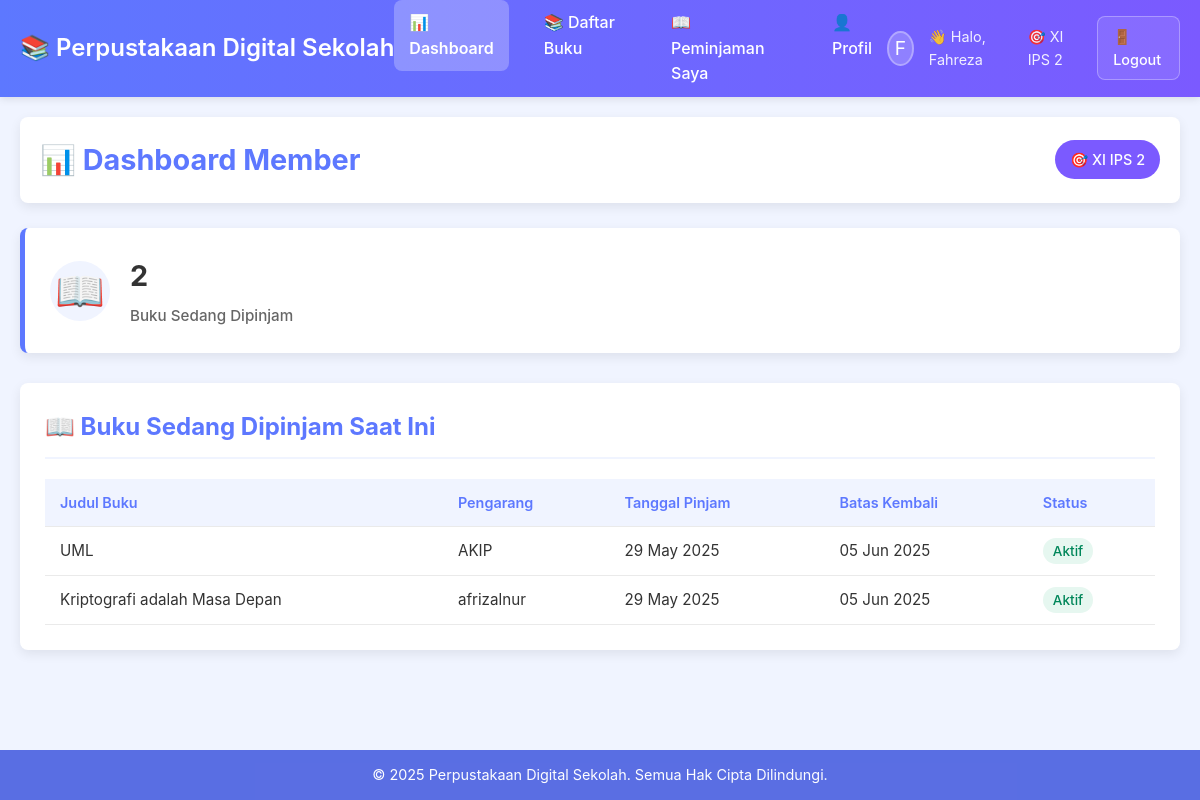
Screenshot of /member/dashboard (signed in) with the database file from the repository.
### app.py (models this page shows, shortened)
class User(UserMixin, db.Model):
    id = db.Column(db.Integer, primary_key=True)
    username = db.Column(db.String(80), unique=True, nullable=False)
    email = db.Column(db.String(120), unique=True, nullable=False)
    password_hash = db.Column(db.String(120), nullable=False)
    role = db.Column(db.String(20), nullable=False, default='member')  # 'admin' or 'member'
    nama_lengkap = db.Column(db.String(100), nullable=False)
    kelas = db.Column(db.String(20))  # untuk member
    profile_photo = db.Column(db.String(200))  # path to profile photo
    created_at = db.Column(db.DateTime, default=datetime.utcnow)

class Peminjaman(db.Model):
    id = db.Column(db.Integer, primary_key=True)
    user_id = db.Column(db.Integer, db.ForeignKey('user.id'), nullable=False)
    buku_id = db.Column(db.Integer, db.ForeignKey('buku.id'), nullable=False)
    tanggal_pinjam = db.Column(db.DateTime, default=datetime.utcnow)
    tanggal_kembali_rencana = db.Column(db.DateTime, nullable=False)
    tanggal_kembali_aktual = db.Column(db.DateTime)
    status = db.Column(db.String(20), default='dipinjam')  # 'dipinjam', 'dikembalikan'
    denda = db.Column(db.Integer, default=0)
    user = db.relationship('User', backref='peminjaman')
    buku = db.relationship('Buku', backref='peminjaman')

class Buku(db.Model):
    id = db.Column(db.Integer, primary_key=True)
    judul = db.Column(db.String(200), nullable=False)
    pengarang = db.Column(db.String(100), nullable=False)
    penerbit = db.Column(db.String(100))
    tahun_terbit = db.Column(db.Integer)
    isbn = db.Column(db.String(20), unique=True)
    kategori = db.Column(db.String(50))
    stok = db.Column(db.Integer, default=1)
    deskripsi = db.Column(db.Text)
    gambar = db.Column(db.String(200))  # path to book cover image
    created_at = db.Column(db.DateTime, default=datetime.utcnow)

### app.py (the view)
@app.route('/member/dashboard')
@login_required
def member_dashboard():
    if current_user.role != 'member':
        flash('Akses ditolak!')
        return redirect(url_for('index'))
    peminjaman_aktif = Peminjaman.query.filter_by(user_id=current_user.id, status='dipinjam').all()
    today = datetime.now().date()
    due_soon_date = today + timedelta(days=2)
    due_soon_count = Peminjaman.query.filter(
        Peminjaman.user_id == current_user.id,
        Peminjaman.status == 'dipinjam',
        Peminjaman.tanggal_kembali_rencana.between(today, due_soon_date)
    ).count()
    total_denda = db.session.query(db.func.sum(Peminjaman.denda)).filter_by(
        user_id=current_user.id
    ).scalar() or 0
    recent_books = Buku.query.filter(Buku.stok > 0).order_by(Buku.created_at.desc()).limit(6).all()
    return render_template('member/dashboard.html',
                         peminjaman_aktif=peminjaman_aktif,
                         recent_books=recent_books,
                         today=today,
                         due_soon_count=due_soon_count,
                         total_denda=total_denda)

### app.py (called while the page is built)
@login_manager.user_loader
def load_user(user_id):
    return User.query.get(int(user_id))

@app.context_processor
def inject_kelas_options():
    return dict(KELAS_OPTIONS=KELAS_OPTIONS)

### templates/member/dashboard.html (shortened to what this page needs)
{% extends "member/base.html" %}
{% block content %}
<div class="dashboard-header-member">
    <h1>📊 Dashboard Member</h1>
    <span class="member-class-badge">🎯 {{ current_user.kelas }}</span>
</div>
<div class="stats-grid-member">
    <div class="stat-card-member">
        <div class="stat-icon-member">📖</div>
        <div class="stat-info-member">
            <h3>{{ peminjaman_aktif|length }}</h3>
            <p>Buku Sedang Dipinjam</p>
        </div>
    </div>
</div>
<div class="dashboard-section current-loans-section">
    <h2>📖 Buku Sedang Dipinjam Saat Ini</h2>
    {% if peminjaman_aktif %}
    <div style="overflow-x: auto;">
        <table class="loans-table-member">
            <thead>
                <tr>
                    <th>Judul Buku</th>
                    <th>Pengarang</th>
                    <th>Tanggal Pinjam</th>
                    <th>Batas Kembali</th>
                    <th>Status</th>
                </tr>
            </thead>            <tbody>
                {% for pinjam in peminjaman_aktif %}
                <tr>
                    <td data-label="Judul Buku">{{ pinjam.buku.judul }}</td>
                    <td data-label="Pengarang">{{ pinjam.buku.pengarang }}</td>
                    <td data-label="Tanggal Pinjam">{{ pinjam.tanggal_pinjam.strftime('%d %b %Y') }}</td>
                    <td data-label="Batas Kembali">{{ pinjam.tanggal_kembali_rencana.strftime('%d %b %Y') }}</td>
                    <td data-label="Status">
                        {% if pinjam.tanggal_kembali_rencana.date() < today %}
                            <span class="status-badge-member late">Terlambat</span>
                        {% else %}
                            <span class="status-badge-member active">Aktif</span>
                        {% endif %}
                    </td>
                </tr>
                {% endfor %}
            </tbody>
        </table>
    </div>
    {% else %}
    <div class="no-data-message">
        <div class="icon">📚</div>
        <p>Anda tidak memiliki buku yang sedang dipinjam.</p>
        <a href="{{ url_for('member_books') }}" class="btn-member">Cari Buku Sekarang</a>
    </div>
    {% endif %}
</div>
{% endblock %}

### templates/member/includes/header.html (shortened to what this page needs)
<header class="main-header-member">
    <div class="header-logo-member">
        <a href="{{ url_for('member_dashboard') }}">📚 Perpustakaan Digital Sekolah</a>
    </div>
    <nav class="header-nav-member">
        <ul>
            <li><a href="{{ url_for('member_dashboard') }}" class="{% if request.endpoint == 'member_dashboard' %}active{% endif %}">📊 Dashboard</a></li>
            <li><a href="{{ url_for('member_books') }}" class="{% if request.endpoint in ['member_books', 'member_book_detail'] %}active{% endif %}">📚 Daftar Buku</a></li>
            <li><a href="{{ url_for('member_loans') }}" class="{% if request.endpoint == 'member_loans' %}active{% endif %}">📖 Peminjaman Saya</a></li>
            <li><a href="{{ url_for('member_profile') }}" class="{% if request.endpoint == 'member_profile' %}active{% endif %}">👤 Profil</a></li>
        </ul>
    </nav>    <div class="header-user-info-member">
        <div class="header-profile-photo">
            {% if current_user.profile_photo %}
                <img src="{{ url_for('static', filename=current_user.profile_photo) }}" alt="Profile Photo">
            {% else %}
                {{ current_user.nama_lengkap[0].upper() }}
            {% endif %}
        </div>
        <span>👋 Halo, {{ current_user.nama_lengkap }}</span>
        <span>🎯 {{ current_user.kelas }}</span>
        <a href="{{ url_for('logout') }}" class="logout-btn-member">🚪 Logout</a>
    </div>
</header>

### templates/member/base.html (style rules this page uses)
:root { --primary-blue: #5D78FF; --primary-blue-dark: #4A60E0; --primary-purple: #7B5AFF; --light-blue-bg: #F0F4FF; --white-bg: #FFFFFF; --card-shadow: 0 4px 12px rgba(0, 0, 0, 0.08); --border-radius-md: 8px; --text-dark: #333333; --text-light: #666666; --text-on-primary: #FFFFFF; --font-family-main: -apple-system, BlinkMacSystemFont, 'Segoe UI', Roboto, Helvetica, Arial, sans-serif; }
*, *::before, *::after { box-sizing: border-box; margin: 0; padding: 0; }
body { font-family: var(--font-family-main); background-color: var(--light-blue-bg); color: var(--text-dark); line-height: 1.6; display: flex; flex-direction: column; min-height: 100vh; }
a { text-decoration: none; color: var(--primary-blue); }
html { scroll-behavior: smooth; }
body { overflow-x: hidden; }

### templates/member/dashboard.html (style rules this page uses)
.dashboard-header-member { display: flex; justify-content: space-between; align-items: center; margin-bottom: 25px; background-color: var(--white-bg); padding: 20px; border-radius: var(--border-radius-md); box-shadow: var(--card-shadow); flex-wrap: wrap; gap: 15px; }
.dashboard-header-member h1 { color: var(--primary-blue); font-size: 1.8rem; margin: 0; }
.member-class-badge { background-color: var(--primary-purple); color: var(--text-on-primary); padding: 8px 15px; border-radius: 20px; font-size: 0.9rem; font-weight: 500; white-space: nowrap; }
.stats-grid-member { display: grid; grid-template-columns: repeat(auto-fit, minmax(280px, 1fr)); gap: 20px; margin-bottom: 30px; }
.stat-card-member { background-color: var(--white-bg); padding: 25px; border-radius: var(--border-radius-md); box-shadow: var(--card-shadow); display: flex; align-items: center; gap: 20px; border-left: 5px solid var(--primary-blue); transition: transform 0.3s ease, box-shadow 0.3s ease; }
.stat-icon-member { font-size: 2.5rem; color: var(--primary-blue); background-color: var(--light-blue-bg); width: 60px; height: 60px; border-radius: 50%; display: flex; align-items: center; justify-content: center; flex-shrink: 0; }
.stat-info-member h3 { font-size: 1.8rem; margin: 0 0 5px 0; color: var(--text-dark); font-weight: 700; }
.stat-info-member p { font-size: 0.95rem; color: var(--text-light); margin: 0; font-weight: 500; }
.dashboard-section { background-color: var(--white-bg); padding: 25px; border-radius: var(--border-radius-md); box-shadow: var(--card-shadow); margin-bottom: 30px; }
.dashboard-section h2 { font-size: 1.5rem; color: var(--primary-blue); margin-bottom: 20px; padding-bottom: 10px; border-bottom: 2px solid var(--light-blue-bg); display: flex; align-items: center; gap: 10px; }
.loans-table-member { width: 100%; border-collapse: collapse; font-size: 0.95rem; }
.loans-table-member th, .loans-table-member td { padding: 12px 15px; text-align: left; border-bottom: 1px solid #EAEAEA; vertical-align: middle; }
.loans-table-member th { background-color: var(--light-blue-bg); font-weight: 600; color: var(--primary-blue); font-size: 0.9rem; white-space: nowrap; }
.loans-table-member td { font-size: 0.95rem; }
.status-badge-member { padding: 5px 10px; border-radius: 15px; font-size: 0.85rem; font-weight: 500; white-space: nowrap; }
.status-badge-member.active { background-color: #E6F7F0; color: #00875A; }

### rows the page displays
User: nama_lengkap "F", nama_lengkap "Fahreza", kelas "XI IPS 2"
Peminjaman: buku.judul "UML", buku.pengarang "AKIP", tanggal_pinjam "29 May 2025", tanggal_kembali_rencana "05 Jun 2025", shows "Aktif"
Peminjaman: buku.judul "Kriptografi adalah Masa Depan", buku.pengarang "afrizalnur", tanggal_pinjam "29 May 2025", tanggal_kembali_rencana "05 Jun 2025", shows "Aktif"

### other values shown
{{ peminjaman_aktif|length }} "2"
